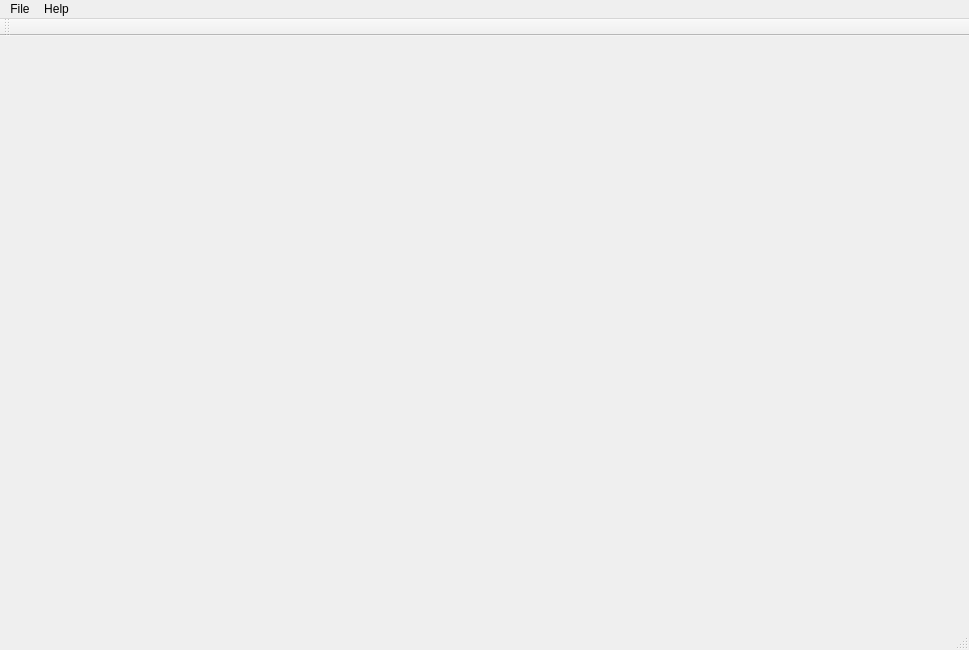
<?xml version="1.0" encoding="UTF-8"?>
<ui version="4.0">
 <class>MainWindow</class>
 <widget class="QMainWindow" name="MainWindow">
  <property name="geometry">
   <rect>
    <x>0</x>
    <y>0</y>
    <width>969</width>
    <height>650</height>
   </rect>
  </property>
  <property name="windowTitle">
   <string>MainWindow</string>
  </property>
  <widget class="QWidget" name="centralWidget">
   <widget class="QStackedWidget" name="stackedWidget">
    <property name="geometry">
     <rect>
      <x>20</x>
      <y>20</y>
      <width>931</width>
      <height>421</height>
     </rect>
    </property>
    <widget class="HKPlayer" name="player"/>
    <widget class="HKPlayer" name="player2"/>
   </widget>
  </widget>
  <widget class="QMenuBar" name="menuBar">
   <property name="geometry">
    <rect>
     <x>0</x>
     <y>0</y>
     <width>969</width>
     <height>19</height>
    </rect>
   </property>
   <widget class="QMenu" name="menuFile">
    <property name="title">
     <string>File</string>
    </property>
    <addaction name="actionAdd_Device"/>
   </widget>
   <widget class="QMenu" name="menuHelp">
    <property name="title">
     <string>Help</string>
    </property>
    <addaction name="actionAbout"/>
   </widget>
   <addaction name="menuFile"/>
   <addaction name="menuHelp"/>
  </widget>
  <widget class="QStatusBar" name="statusBar"/>
  <widget class="QToolBar" name="toolBar">
   <property name="windowTitle">
    <string>toolBar</string>
   </property>
   <attribute name="toolBarArea">
    <enum>TopToolBarArea</enum>
   </attribute>
   <attribute name="toolBarBreak">
    <bool>false</bool>
   </attribute>
  </widget>
  <action name="actionAdd_Device">
   <property name="text">
    <string>Add Device</string>
   </property>
  </action>
  <action name="actionAbout">
   <property name="text">
    <string>About</string>
   </property>
  </action>
 </widget>
 <layoutdefault spacing="6" margin="11"/>
 <customwidgets>
  <customwidget>
   <class>HKPlayer</class>
   <extends>QWidget</extends>
   <header>hkplayer.h</header>
   <container>1</container>
   <slots>
    <signal>incoming(QImage)</signal>
   </slots>
  </customwidget>
 </customwidgets>
 <resources/>
 <connections/>
</ui>
